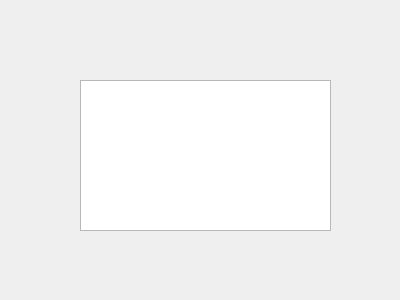
<?xml version="1.0" encoding="UTF-8"?>
<ui version="4.0">
 <class>Widget</class>
 <widget class="QWidget" name="Widget">
  <property name="geometry">
   <rect>
    <x>0</x>
    <y>0</y>
    <width>400</width>
    <height>300</height>
   </rect>
  </property>
  <property name="windowTitle">
   <string>Widget</string>
  </property>
  <widget class="QTextEdit" name="textEdit">
   <property name="geometry">
    <rect>
     <x>80</x>
     <y>80</y>
     <width>251</width>
     <height>151</height>
    </rect>
   </property>
  </widget>
 </widget>
 <layoutdefault spacing="6" margin="11"/>
 <resources/>
 <connections/>
</ui>
